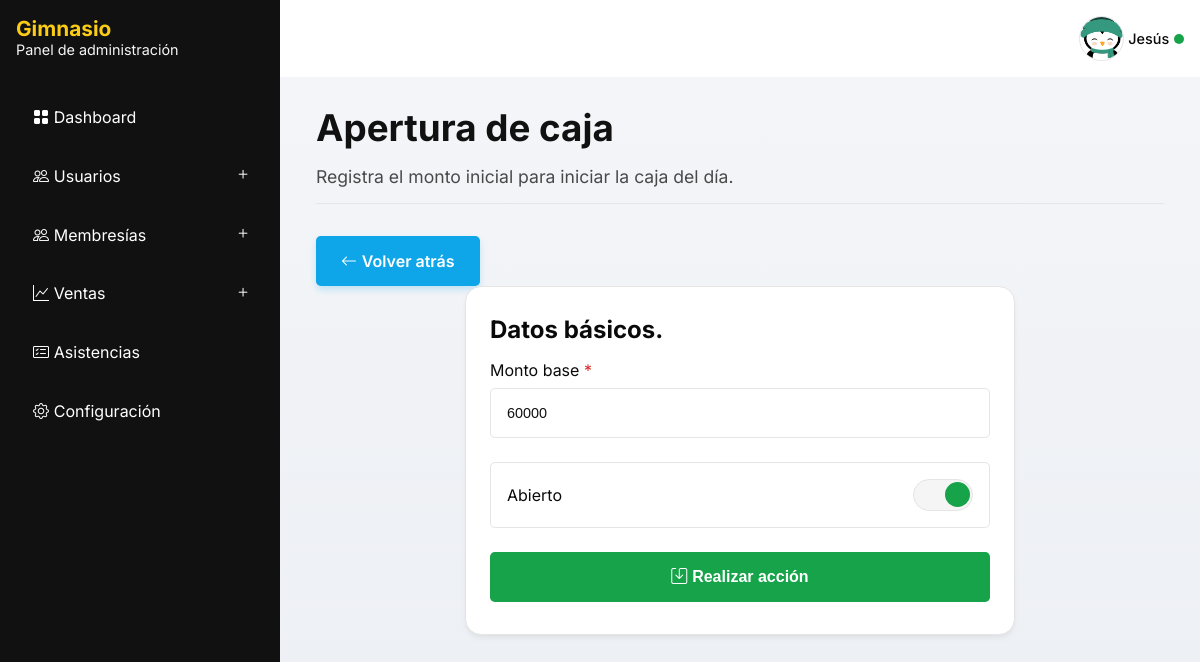
Screenshot of /sales/cash-opening/update/3/ (signed in) with the database file from the repository.
### apps/management/models.py (models this page shows, shortened)
class AppSettings(models.Model):
    app_name = models.CharField(max_length=100, default="Gimnasio")
    app_description = models.CharField(max_length=200, default="Panel de administración")
    app_image = models.ImageField(upload_to="management/images/", null=True, blank=True)
    app_logo = models.ImageField(upload_to="management/images/", null=True, blank=True)
    elements_per_section = models.PositiveIntegerField(default=10)
    @classmethod
    def load(cls):
        instance, _ = cls.objects.get_or_create(pk=1)
        return instance

### apps/accounts/models/member.py (models this page shows, shortened)
class Member(AbstractBaseUser):
    class Meta:
        verbose_name = 'Usuario'
        verbose_name_plural = 'Usuarios'
    class BaseRoles(models.TextChoices):
        CUSTOMER = 'Cliente','Cliente'
        ADMINISTRATOR = 'Administrador','Administrador'
        SECRETARY = 'Secretario(a)','Secretario(a)'
    class DocumentTypes(models.TextChoices):
        CC = 'CC', 'Cédula de Ciudadanía'
        TI = 'TI', 'Tarjeta de Identidad'
        CE = 'CE', 'Cédula de Extranjería'
        NIT = 'NIT', 'Número de Identificación Tributaria'
        PP = 'PP', 'Pasaporte'
        RC = 'RC', 'Registro Civil'
        PPT = 'PPT', 'Permiso por Protección Temporal'
    objects = BaseMemberManager()
    first_name = models.CharField(max_length=100)
    last_name = models.CharField(max_length=100, blank=True, null=True)
    phone_number = models.CharField(max_length=10, unique=True, db_index=True)
    email = models.EmailField(unique=True, db_index=True)
    role = models.CharField(max_length=13, choices=BaseRoles.choices, default=BaseRoles.CUSTOMER)
    photo = models.ImageField(upload_to='members/images', blank=True, null=True)
    document_type = models.CharField(max_length=100, choices=DocumentTypes.choices, default=DocumentTypes.CC)
    document_number = models.PositiveIntegerField(unique=True, db_index=True)
    is_active = models.BooleanField(default=True)
    is_staff = models.BooleanField(default=False)
    is_superuser = models.BooleanField(default=False)
    created_at = models.DateTimeField(auto_now_add=True)
    updated_at = models.DateTimeField(auto_now=True)
    birthday = models.DateField(blank=True, null=True)
    USERNAME_FIELD = 'email'
    REQUIRED_FIELDS = ['first_name', 'phone_number','document_type','document_number']

### apps/sales/models/cash_opening.py (models this page shows, shortened)
class CashOpening(models.Model):
    created_at = models.DateTimeField(auto_now_add=True)
    team = models.ForeignKey('accounts.Member', on_delete=models.PROTECT, related_name='cash_opening_team')
    amount = models.PositiveIntegerField()
    is_open = models.BooleanField(default=True, db_index=True)
    class Meta:
        ordering = ['-created_at']
        verbose_name = 'Apertura de caja'
        verbose_name_plural = 'Aperturas de caja'

### apps/sales/views/cash_opening.py (the view, shortened to what this page needs)
# urls.py: path('cash-opening/update/<int:pk>/', views.CashOpeningUpdateView.as_view(), name='cash-opening-update'),
class CashOpeningUpdateView(UpdateView):
    model = CashOpening
    template_name = 'cash_opening/create.html'
    form_class = CashOpeningForm
    success_url = reverse_lazy('sales:cash-opening')

### apps/sales/forms/cash_opening.py (shortened to what this page needs)
class CashOpeningForm(forms.ModelForm):
    class Meta:
        model = CashOpening
        fields = ['amount', 'is_open']
        widgets = {
            'amount': forms.TextInput(attrs={'placeholder': 'Ej: 500000'}),
        }

### apps/management/context_processors.py (called while the page is built)
def management_processor(request):
    return {
        'app_settings': AppSettings.load(),
    }

### apps/sales/templates/cash_opening/create.html (shortened to what this page needs)
{% extends 'admin-panel.html' %}
{% block content %}
    <header class="heading">
        <div class="heading__content">
            <h2 class="title">Apertura de caja</h2>
            <p class="subtitle">Registra el monto inicial para iniciar la caja del día.</p>
        </div>
    </header>
    <a class="button button--main" href="{% url 'sales:cash-opening' %}">
        <i class="bi bi-arrow-left"></i>
        <span>Volver atrás</span>
    </a>
    <form method="POST" class="card form">
        <h4 class="card__value">Datos básicos.</h4>
        <div class="form__group">
            <label class="form__label" for="id_amount" data-required="True">Monto base</label>
            {{ form.amount }}
        </div>
        <div class="form__group">
            <div class="form__switch">
                <label class="switch__wrapper" for="id_is_open">
                    <span class="form__label">Abierto</span>
                    <span class="switch">
                        <span class="switch__button"></span>
                    </span>
                </label>
            </div>
        </div>
        <div class="form__group">
            <button class="button button--success" type="submit">
                <i class="bi bi-save"></i>
                <span>Realizar acción</span>
            </button>
        </div>
    </form>
{% endblock %}

### templates/admin-panel.html (shortened to what this page needs)
{% load static %}
<!DOCTYPE html>
<html lang="es">
<head>
    {% include 'components/app_head.html' %}
</head>
<body>
    <div class="root" id="root">
        <aside class="navbar">
            {% include 'components/app_brand.html' with show_description=True %}
            <nav class="menu">
                <a class="menu__link" href="{% url 'management:dashboard' %}">
                    <i class="bi bi-grid-fill"></i>
                    <span>Dashboard</span>
                </a>
                <div class="menu__dropdown">
                    <p class="menu__dropdown__header">
                        <i class="bi bi-people"></i>
                        <span>Usuarios</span>
                        <button type="button" class="toggle__dropdown">
                            <i class="bi bi-plus"></i>
                        </button>
                    </p>
                </div>
                <div class="menu__dropdown">
                    <p class="menu__dropdown__header">
                        <i class="bi bi-people"></i>
                        <span>Membresías</span>
                        <button type="button" class="toggle__dropdown">
                            <i class="bi bi-plus"></i>
                        </button>
                    </p>
                </div>
                <div class="menu__dropdown">
                    <p class="menu__dropdown__header">
                        <i class="bi bi-graph-up"></i>
                        <span>Ventas</span>
                        <button type="button" class="toggle__dropdown">
                            <i class="bi bi-plus"></i>
                        </button>
                    </p>
                </div>
                <a
                        class="menu__link"
                        href="{% url 'attendances:attendances' %}"
                >
                    <i class="bi bi-card-checklist"></i>
                    <span>Asistencias</span>
                </a>
                {% if user.role == 'Administrador' %}
                <a
                    class="menu__link"
                    href="{% url 'management:app-settings' %}"
                >
                    <i class="bi bi-gear"></i>
                    <span>Configuración</span>
                </a>
                {% endif %}
            </nav>
        </aside>
        <main class="container">
            <header class="header">
                {% if user.is_authenticated %}
                <div class="profile">
                    <img
                        class="profile__img"
                        src="{% if user.photo %}{{ user.photo.url }}{% else %}{% static 'images/avatar.png' %}{% endif %}"
                        alt="Avatar"
                    />
                    <div class="profile__name">{{ user.first_name }}</div>
                    <span class="profile__status"></span>
                </div>
                {% endif %}
            </header>
            <div class="content">
                {% block content %}
                {% endblock content %}
            </div>
        </main>
    </div>
</body>
</html>

### templates/components/app_brand.html (shortened to what this page needs)
{% load static %}
<div class="brand">
<div class="brand__content">
    <h1 class="brand__name">{{ app_settings.app_name }}</h1>
    {% if show_description %}
    <p class="brand__description">{{ app_settings.app_description }}</p>
    {% endif %}
</div>
</div>

### rows the page displays
AppSettings: app_name "Gimnasio", app_description "Panel de administración"
Member: first_name "Jesús"
CashOpening: amount "60000"
